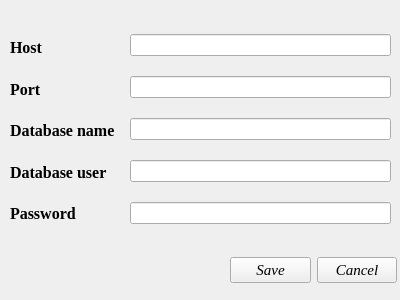
<?xml version="1.0" encoding="UTF-8"?>
<ui version="4.0">
 <class>SettingsConfigEditor</class>
 <widget class="QWidget" name="SettingsConfigEditor">
  <property name="geometry">
   <rect>
    <x>0</x>
    <y>0</y>
    <width>400</width>
    <height>300</height>
   </rect>
  </property>
  <property name="windowTitle">
   <string>Form</string>
  </property>
  <widget class="QWidget" name="verticalLayoutWidget">
   <property name="geometry">
    <rect>
     <x>130</x>
     <y>20</y>
     <width>261</width>
     <height>221</height>
    </rect>
   </property>
   <layout class="QVBoxLayout" name="verticalLayout">
    <item>
     <widget class="QLineEdit" name="lineEdit_Host">
      <property name="text">
       <string extracomment="127.0.0.1"/>
      </property>
     </widget>
    </item>
    <item>
     <widget class="QLineEdit" name="lineEdit_Port"/>
    </item>
    <item>
     <widget class="QLineEdit" name="lineEdit_DBname"/>
    </item>
    <item>
     <widget class="QLineEdit" name="lineEdit_DBuser"/>
    </item>
    <item>
     <widget class="QLineEdit" name="lineEdit_Password"/>
    </item>
   </layout>
  </widget>
  <widget class="QWidget" name="verticalLayoutWidget_2">
   <property name="geometry">
    <rect>
     <x>10</x>
     <y>30</y>
     <width>118</width>
     <height>201</height>
    </rect>
   </property>
   <layout class="QVBoxLayout" name="verticalLayout_2">
    <item>
     <widget class="QLabel" name="label_Host">
      <property name="font">
       <font>
        <family>Times New Roman</family>
        <pointsize>12</pointsize>
        <bold>true</bold>
       </font>
      </property>
      <property name="text">
       <string>Host</string>
      </property>
     </widget>
    </item>
    <item>
     <widget class="QLabel" name="label_Port">
      <property name="font">
       <font>
        <family>Times New Roman</family>
        <pointsize>12</pointsize>
        <bold>true</bold>
       </font>
      </property>
      <property name="text">
       <string>Port</string>
      </property>
     </widget>
    </item>
    <item>
     <widget class="QLabel" name="label_DBname">
      <property name="font">
       <font>
        <family>Times New Roman</family>
        <pointsize>12</pointsize>
        <bold>true</bold>
       </font>
      </property>
      <property name="text">
       <string>Database name</string>
      </property>
     </widget>
    </item>
    <item>
     <widget class="QLabel" name="label_DBuser">
      <property name="font">
       <font>
        <family>Times New Roman</family>
        <pointsize>12</pointsize>
        <bold>true</bold>
       </font>
      </property>
      <property name="text">
       <string>Database user</string>
      </property>
     </widget>
    </item>
    <item>
     <widget class="QLabel" name="label_Password">
      <property name="font">
       <font>
        <family>Times New Roman</family>
        <pointsize>12</pointsize>
        <bold>true</bold>
       </font>
      </property>
      <property name="text">
       <string>Password</string>
      </property>
     </widget>
    </item>
   </layout>
  </widget>
  <widget class="QWidget" name="horizontalLayoutWidget">
   <property name="geometry">
    <rect>
     <x>230</x>
     <y>250</y>
     <width>167</width>
     <height>41</height>
    </rect>
   </property>
   <layout class="QHBoxLayout" name="horizontalLayout">
    <item>
     <widget class="QPushButton" name="pushButton_Save">
      <property name="font">
       <font>
        <family>Times New Roman</family>
        <pointsize>11</pointsize>
        <italic>true</italic>
       </font>
      </property>
      <property name="text">
       <string>Save</string>
      </property>
     </widget>
    </item>
    <item>
     <widget class="QPushButton" name="pushButton_Cancel">
      <property name="font">
       <font>
        <family>Times New Roman</family>
        <pointsize>11</pointsize>
        <italic>true</italic>
       </font>
      </property>
      <property name="text">
       <string>Cancel</string>
      </property>
     </widget>
    </item>
   </layout>
  </widget>
 </widget>
 <resources/>
 <connections/>
</ui>
